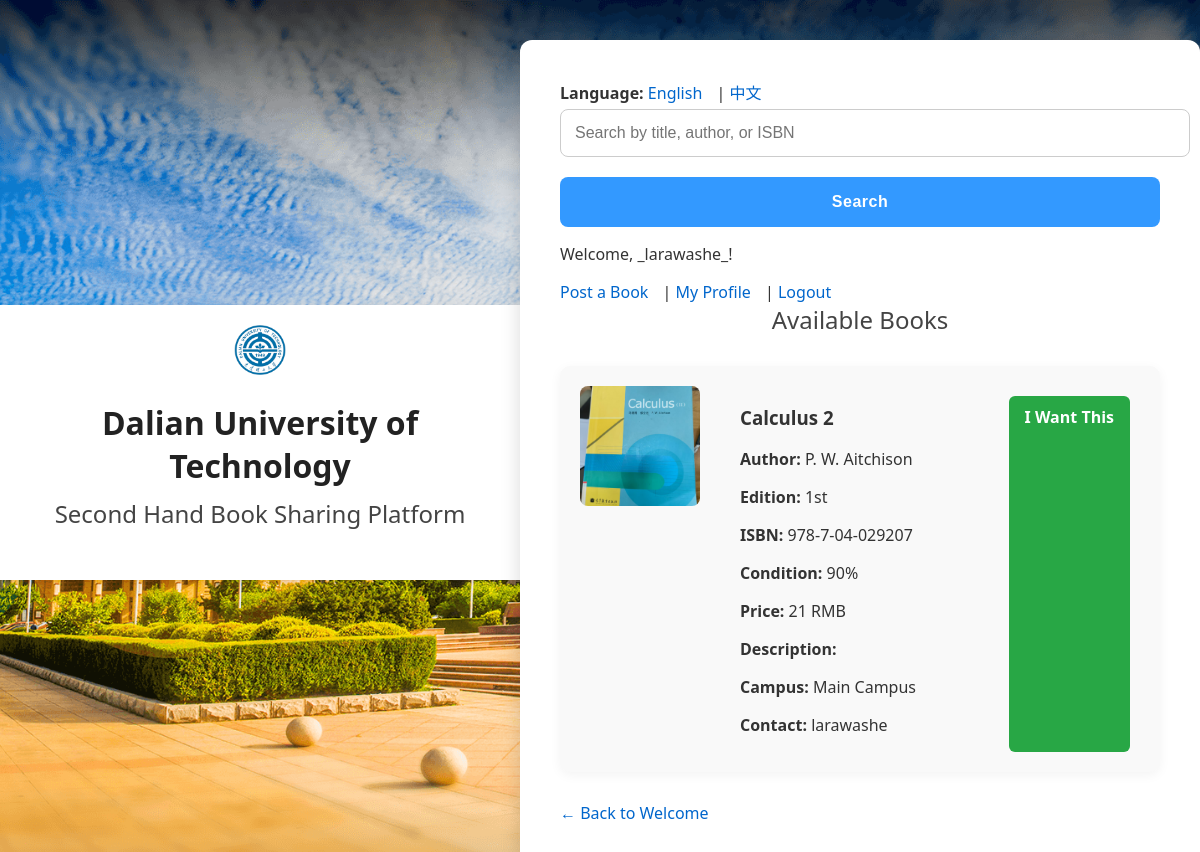
The page /books (signed in) on the database its author committed.
### app.py (models this page shows)
class Book(db.Model):
    id = db.Column(db.Integer, primary_key=True)
    title = db.Column(db.String(200), nullable=False)
    author = db.Column(db.String(150))
    edition = db.Column(db.String(100))
    condition = db.Column(db.Integer)
    price = db.Column(db.String(50))
    description = db.Column(db.Text, nullable=True)
    campus = db.Column(db.String(100))
    contact = db.Column(db.String(100))
    email = db.Column(db.String(120), nullable=True)
    isbn = db.Column(db.String(13), unique=True, nullable=False)
    language = db.Column(db.String(50))
    listing_type = db.Column(db.String(10))
    sold = db.Column(db.Boolean, default=False)
    posted_by = db.Column(db.String(80), db.ForeignKey('user.username'))
    image_filename = db.Column(db.String(255))
    payment_qr = db.Column(db.String(255), nullable=True)

### app.py (the view)
@app.route('/books')
def available_books():
    if 'username' not in session:
        return redirect(url_for('welcome'))
    lang = request.args.get('lang', 'English')
    search_query = request.args.get('search')
    query = Book.query.filter(Book.sold == False)
    if search_query:
        query = query.filter(
            Book.title.contains(search_query) |
            Book.author.contains(search_query) |
            Book.isbn.contains(search_query)
        )
    books = query.all()
    return render_template('index.html', books=books, lang=lang)

### templates/index.html (shortened to what this page needs)
<!DOCTYPE html>
<html lang="en">
<head>
    <link rel="stylesheet" href="{{ url_for('static', filename='css/styles.css') }}">
</head>
<body>
<div class="header">
    <img src="{{ url_for('static', filename='images/dut-logo.png') }}" alt="Logo" style="height: 50px;">
    <h1>Dalian University of Technology</h1>
    <h2>Second Hand Book Sharing Platform</h2>
</div>
<div class="container">
    <div class="language-switch">
        <strong>Language:</strong>
        <a href="?lang=English">English</a> |
        <a href="?lang=Chinese">中文</a>
    </div>
    <form method="get" class="search-bar">
        <input type="text" name="search" placeholder="Search by title, author, or ISBN">
        <button type="submit">Search</button>
    </form>
    {% if 'username' in session %}
        <p>Welcome, {{ session.username }}!</p>
        <a href="{{ url_for('post_book') }}?lang={{ lang }}">Post a Book</a> |
        <a href="{{ url_for('profile') }}?lang={{ lang }}">My Profile</a> |
        <a href="{{ url_for('logout') }}">Logout</a>
    {% else %}
        <a href="{{ url_for('login') }}?lang={{ lang }}">Login</a> |
        <a href="{{ url_for('register') }}?lang={{ lang }}">Register</a>
    {% endif %}
    <h2>Available Books</h2>
    {% if books %}
        {% for book in books %}
            <div class="book-card">
                {% if book.image_filename %}
                    <img src="{{ url_for('static', filename='book_images/' + book.image_filename) }}" alt="Book Image" class="book-image">
                {% endif %}
                <div class="book-details">
                    <h3>{{ book.title }}</h3>
                    <p><strong>Author:</strong> {{ book.author }}</p>
                    <p><strong>Edition:</strong> {{ book.edition }}</p>
                    <p><strong>ISBN:</strong> {{ book.isbn }}</p>
                    <p><strong>Condition:</strong> {{ book.condition }}%</p>
                    <p><strong>Price:</strong> {{ book.price }} RMB</p>
                    <p><strong>Description:</strong> {{ book.description }}</p>
                    <p><strong>Campus:</strong> {{ book.campus }}</p>
                    <p><strong>Contact:</strong> {{ book.contact }}</p>
                </div>
                <a href="{{ url_for('i_want_this', book_id=book.id) }}" class="btn-want">I Want This</a>
            </div>
        {% endfor %}
    {% else %}
        <p>No books available yet.</p>
    {% endif %}
    <a href="{{ url_for('welcome') }}?lang={{ lang }}" class="back-btn">← Back to Welcome</a>
</div>
</body>
</html>

### static/css/styles.css (style rules this page uses)
body { font-family: 'Segoe UI', Tahoma, Geneva, Verdana, sans-serif; margin: 0; padding: 0; background: linear-gradient(120deg, #445, #223); color: #333; min-height: 100vh; display: flex; justify-content: center; align-items: center; }
.container { max-width: 600px; width: 90%; margin: 40px auto; padding: 40px; background-color: #fff; border-radius: 12px; box-shadow: 0 6px 20px rgba(0,0,0,0.15); }
.header { text-align: center; background-color: #fff; padding: 20px; box-shadow: 0 2px 6px rgba(0,0,0,0.1); margin-bottom: 20px; }
h1 { color: #222; text-align: center; margin-bottom: 10px; font-weight: 600; font-size: 2rem; }
h2 { color: #444; text-align: center; margin-top: 0; margin-bottom: 30px; font-weight: 400; }
input[type="text"], input[type="password"], input[type="email"], input[type="number"], textarea, select { width: 100%; padding: 14px; border: 1px solid #ccc; border-radius: 8px; font-size: 1rem; transition: border-color 0.3s ease, box-shadow 0.3s ease; margin-top: 5px; }
button { background-color: #3399ff; color: #fff; padding: 16px; border: none; border-radius: 8px; cursor: pointer; width: 100%; font-size: 1rem; font-weight: 600; letter-spacing: 0.5px; margin-top: 20px; transition: background-color 0.3s ease; }
.book-card { display: flex; gap: 20px; padding: 20px; margin-bottom: 30px; background-color: #f9f9f9; border-radius: 10px; box-shadow: 0 3px 12px rgba(0,0,0,0.05); }
.book-details { flex-grow: 1; }
a { color: #0066cc; text-decoration: none; margin-right: 10px; }
body { background-image: url('/static/images/dut-background.jpg'); background-size: cover; background-position: center; background-repeat: no-repeat; }
.btn-want { display: inline-block; background-color: #28a745; color: white; padding: 10px 16px; margin-top: 10px; text-decoration: none; border-radius: 6px; font-weight: bold; }
.book-image { width: 120px; height: 120px; object-fit: cover; border-radius: 8px; margin-right: 20px; }

### rows shown on the page
Book: username "_larawashe_", image_filename (picture), title "Calculus 2", author "P. W. Aitchison", edition "1st", isbn "978-7-04-029207", condition "90", price "21", campus "Main Campus", contact "larawashe"
